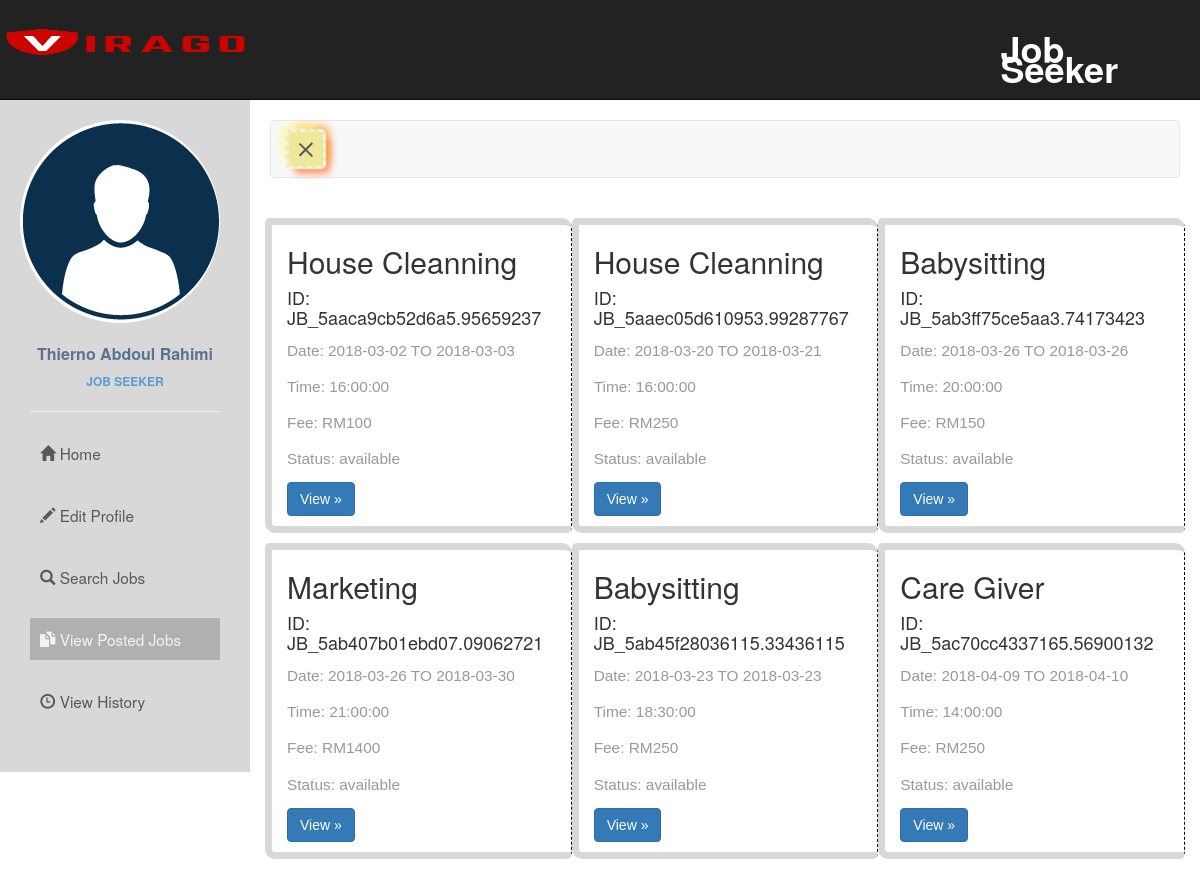
Screenshot of /listedJobs.php (signed in) with the database file from the repository.
### tables this page shows
CREATE TABLE `jobseekers` (
  `jobSeekersID` int(11) NOT NULL,
  `firstName` varchar(250) NOT NULL,
  `lastName` varchar(250) NOT NULL,
  `email` varchar(100) NOT NULL,
  `password` varchar(100) NOT NULL,
  `address` varchar(150) NOT NULL,
  `phone` varchar(25) NOT NULL,
  `specialty` varchar(50) NOT NULL,
  `JS_UniqueID` varchar(150) NOT NULL,
  `userType` int(11) NOT NULL DEFAULT '0'
);

CREATE TABLE `jobs` (
  `ID` int(11) NOT NULL,
  `jobTitel` varchar(50) NOT NULL,
  `address` varchar(50) NOT NULL,
  `category` varchar(50) NOT NULL,
  `price` double NOT NULL,
  `stDate` date NOT NULL,
  `edDate` date NOT NULL,
  `stTime` time NOT NULL,
  `status` varchar(15) NOT NULL DEFAULT 'available',
  `JB_UniqueID` varchar(200) NOT NULL,
  `CL_UniqueID` varchar(100) NOT NULL
);

### listedJobs.php (the view, shortened to what this page needs)
<?php
  include("BackEnd_Script/DBconfig.php");
  $userID = $_SESSION['user_ID'];
?>
<!DOCTYPE html>
<html >
<head>
  <link  rel="stylesheet" href="css/bootstrap.min.css">
  <link rel="stylesheet" href="css/font-awesome.min.css">
  <link rel="stylesheet"  href="css/bootstrap-social.css">
  <link rel="stylesheet" href="https://cdnjs.cloudflare.com/ajax/libs/normalize/5.0.0/normalize.min.css">
  <link href="css/user_homepage.css" rel="stylesheet">
  <link rel="stylesheet" href="css/search.css" rel="stylesheet">
</head>
<body>
     <nav class="navbar navbar-inverse navbar-fixed-top">
        <div class="container">
          <div class="navbar-header">
            <a  href="member_homepage.php">
              <image src="rec/virago.png" alt="img_logo" id="img_logo_trainer">
            </a>
          </div>
          <div id="navbar" class="collapse navbar-collapse ">
            <ul class="nav navbar-nav navbar-right">
              <li class="dropdown">
                <a class="dropdown-toggle" data-toggle="dropdown" href="member_homepage.php">Job Seeker</a>
              </li>
            </ul>
          </div>
        </div>
    </nav>
    <div class="wrapper">
        <nav id="sidebar">
          <div class="sidebar-header ">
            <div class="img-sidebar-header">
              <?php
                $sql = "SELECT name FROM images WHERE userID='$userID'";
                $result = mysqli_query($con,$sql);
                $row = mysqli_fetch_array($result);
                $image = $row['name'];
                if (!empty($image)) {
                  $image_src = "symbol/profilePic/member/".$image;
                }
                else{
                  $image_src = "symbol/profilePic/default.png";
                }
              ?>
            <img src="<?php echo $image_src;?>" class="img-responsive img-circle" alt="User Profile image">
          </div>
            <?php
                $jobseekersID = $_SESSION['user_ID'];
                $result = $con->query("SELECT firstName FROM jobseekers  where JS_UniqueID = '$jobseekersID'");
                $rs = $result->fetch_array();
            ?>
            <div class="userinfo-title">
              <div class="userinfo-title-name">
                  <?php echo $rs['firstName']?>
              </div>
              <div class="userinfo-title-job">
                Job Seeker
              </div>
            </div>
          </div>
           <ul class="list-unstyled components">
             <hr  class="line-sidebar">
               <li class="menu-spacing">
                  <a href="member_homepage.php">
                      <i class="glyphicon glyphicon-home"></i>
                      Home
                  </a>
               </li>
               <li class="menu-spacing">
                <a href="member_edit_profile.php">
                  <i class="glyphicon glyphicon-pencil"></i>
                    Edit Profile
                </a>
              </li>
             <li class="menu-spacing">
                <a href="searchJob.php">
                  <i class="glyphicon glyphicon-search"></i>
                    Search Jobs
                </a>
              </li>
              <li class="active menu-spacing">
                <a href="listedJobs.php" >
                  <i class="glyphicon glyphicon-duplicate"></i>
                    View Posted Jobs
                </a>
              </li>
              <li class=" menu-spacing">
                 <a href="jsHistory.php">
                     <i class="glyphicon glyphicon-time"></i>
                     View History
                 </a>
              </li>
            </ul>
          </nav>
          <div id="content">
            <nav class="navbar navbar-default">
                <div class="container-fluid">
                    <div class="navbar-header">
                        <button type="button" id="sidebarCollapse" class="navbar-btn ">
                            <span></span>
                        </button>
                    </div>
                </div>
            </nav>
            <div class="row inner-row-content">
              <?php
                  $result = $con->query("SELECT * FROM jobs ");
                  foreach ($result as $key => $rs) {
              ?>
              <div class="col-md-4 col-lg-4 popout content-layout">
                <h2><?php echo $rs["jobTitel"];?> </h2>
                <h4 class="id"> ID: <?php echo $rs["JB_UniqueID"];?></h4>
                <p>Date: <?php echo $rs["stDate"].' TO';?> <span><?php echo $rs["edDate"];?></span> </P>
                <p>Time: <?php echo $rs["stTime"];?></P>
                <p>Fee: <?php echo 'RM'.$rs["price"];?></p>
                <p>Status: <?php echo $rs["status"];?></p>
                <p><a class="btn btn-primary" href="job_appl.php?JB_UniqueID=<?php echo $rs['JB_UniqueID']; ?>" role="button">View &raquo;</a></p>
              </div>
              <?php
                }
              ?>
            </div>
            </div>
          </div>
  </body>
</html>

### css/user_homepage.css (style rules this page uses)
html, body { padding:0; margin:0; }
#navbar { margin-top:2%; position: relative; z-index: 99; }
.navbar-fixed-top { height:100px; }
#navbar a { font-size:3vmax; color: white; font-weight: 600; margin-left: 10%; }
#img_logo_trainer { position: absolute; left:-5px; width:270px; height:90px; }
p { font-family: 'Poppins', sans-serif; font-size: 1.1em; font-weight: 300; line-height: 1.7em; color: #999; }
a, a:hover, a:focus { color: inherit; text-decoration: none; transition: all 0.3s; }
.wrapper { display: flex; align-items: stretch; perspective: 100%; margin-top: 100px; margin-bottom: 50px; }
#sidebar { min-width: 250px; max-width: 250px; height:100%; background: #d8d8d8; color: #595959; transition: all 0.6s cubic-bezier(0.945, 0.020, 0.270, 0.665); transform-origin: bottom left; }
#sidebar .sidebar-header { padding: 20px; }
.sidebar-header { -webkit-animation-duration: 1.2s; animation-duration: 1.2s; -webkit-animation-name: bounceInDown; animation-name: bounceInDown; }
.img-circle { opacity: 1; transition: .5s ease; backface-visibility: hidden; }
.userinfo-title { text-align: center; margin-top: 20px; }
.userinfo-title-name { color: #5a7391; font-size: 16px; font-weight: 600; margin-bottom: 7px; }
.userinfo-title-job { text-transform: uppercase; color: #5b9bd1; font-size: 12px; font-weight: 600; }
#sidebar ul.components { padding: 20px 30px; }
ul.components li { -webkit-animation-duration: 1.5s; animation-duration: 1.5s; -webkit-animation-name: bounceInDown; animation-name: bounceInDown; }
ul .menu-spacing { margin-bottom: 20px; }
.line-sidebar { margin-top: -10%; width:100%; }
#sidebar ul li a { padding: 10px; font-size: 1.1em; display: block; text-decoration: none; }
#sidebar ul li.active > a, a[aria-expanded="true"] { color: #fff; background: #a0a0a0; opacity: 0.7; }
#content { padding: 20px; min-height: 100vh; width:100%; transition: all 0.3s; }
#sidebarCollapse { width: 40px; height: 40px; position:relative; background-color: #EDE89A; box-shadow: -6px -6px 8px -4px #fafe76, 6px -6px 8px -4px #fe9f32, 6px 6px 8px -4px #ffbf66, 6px 6px 8px -4px #ff3f3f; border:3px dashed #F7EEEE; border-radius:5px; }
#sidebarCollapse span { width: 80%; height: 2px; margin: 0 auto; display: block; background: #555; transition: all 0.8s cubic-bezier(0.810, -0.330, 0.345, 1.375); transition-delay: 0.2s; }
#sidebarCollapse span:last-of-type { transform: rotate(-45deg) translate(1px, -1px); }
.content-layout { animation: popout .8s ease; -webkit-animation: popout 0.5s ease; border: 7px solid #d8d8d8; border-right: 1px white; border-radius: 5px 10px 5px; margin-top: 10px; }
.inner-row-content { padding:10px; }
.popout { border-right: 1px dashed black; }

### rows the page displays
jobseekers: firstName "Thierno Abdoul Rahimi"
jobs: jobTitel "House Cleanning", JB_UniqueID "JB_5aaca9cb52d6a5.95659237", stDate "2018-03-02", edDate "2018-03-03", stTime "16:00:00", price "100", status "available"
jobs: jobTitel "House Cleanning", JB_UniqueID "JB_5aaec05d610953.99287767", stDate "2018-03-20", edDate "2018-03-21", stTime "16:00:00", price "250", status "available"
jobs: jobTitel "Babysitting", JB_UniqueID "JB_5ab3ff75ce5aa3.74173423", stDate "2018-03-26", edDate "2018-03-26", stTime "20:00:00", price "150", status "available"
jobs: jobTitel "Marketing", JB_UniqueID "JB_5ab407b01ebd07.09062721", stDate "2018-03-26", edDate "2018-03-30", stTime "21:00:00", price "1400", status "available"
jobs: jobTitel "Babysitting", JB_UniqueID "JB_5ab45f28036115.33436115", stDate "2018-03-23", edDate "2018-03-23", stTime "18:30:00", price "250", status "available"
jobs: jobTitel "Care Giver", JB_UniqueID "JB_5ac70cc4337165.56900132", stDate "2018-04-09", edDate "2018-04-10", stTime "14:00:00", price "250", status "available"
